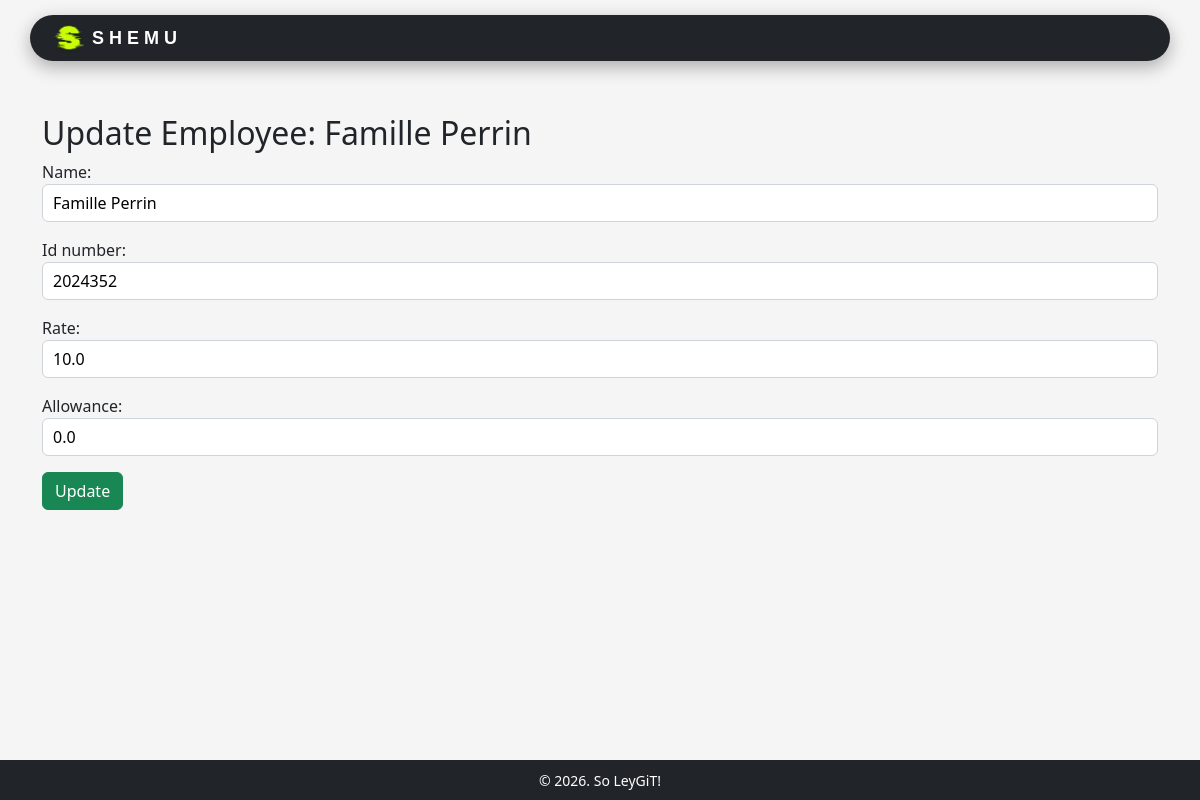
Screenshot of /employees/update/2024352/ with the database file from the repository.
### payroll_app/models.py (models this page shows, shortened)
class Employee(models.Model):
    user = models.OneToOneField(User, on_delete=models.CASCADE, null=True, blank=True)
    name = models.CharField(max_length=200)
    id_number = models.CharField(max_length=200, primary_key=True) # use <str:pk> when linking here
    rate = models.FloatField()
    overtime_pay = models.FloatField(null=True, blank=True, default=0)
    allowance = models.FloatField(null=True, blank=True, default=0)

### payroll_app/views.py (the view)
# urls.py: path('employees/update/<str:pk>/', views.update_employee, name='update_employee'),
def update_employee(request, pk):
    employee = get_object_or_404(Employee, pk=pk)
    if request.method == "POST":
        form = EmployeeForm(request.POST, instance=employee)
        if form.is_valid():
            form.save()
            return redirect('employees_list')
    else:
        form = EmployeeForm(instance=employee)
    return render(request, 'payroll_app/update_employee.html', {'form': form, 'employee': employee})

### payroll_app/forms.py
class EmployeeForm(forms.ModelForm):
    class Meta:
        model = Employee
        fields = ['name', 'id_number', 'rate', 'allowance']  # overtime not yet included, pls add nlng if its related to ur part

### payroll_app/templates/payroll_app/update_employee.html (shortened to what this page needs)
{% extends 'payroll_app/base.html' %}
{% load static %}
{% block content %}
<h2>Update Employee: {{ employee.name }}</h2>
<form method="POST">
    {{ form.as_p }}
    <button type="submit" class="btn btn-success">Update</button>
</form>
{% endblock %}

### rows the page displays
Employee: name "Famille Perrin", id_number "2024352", rate "10.0", allowance "0.0"
